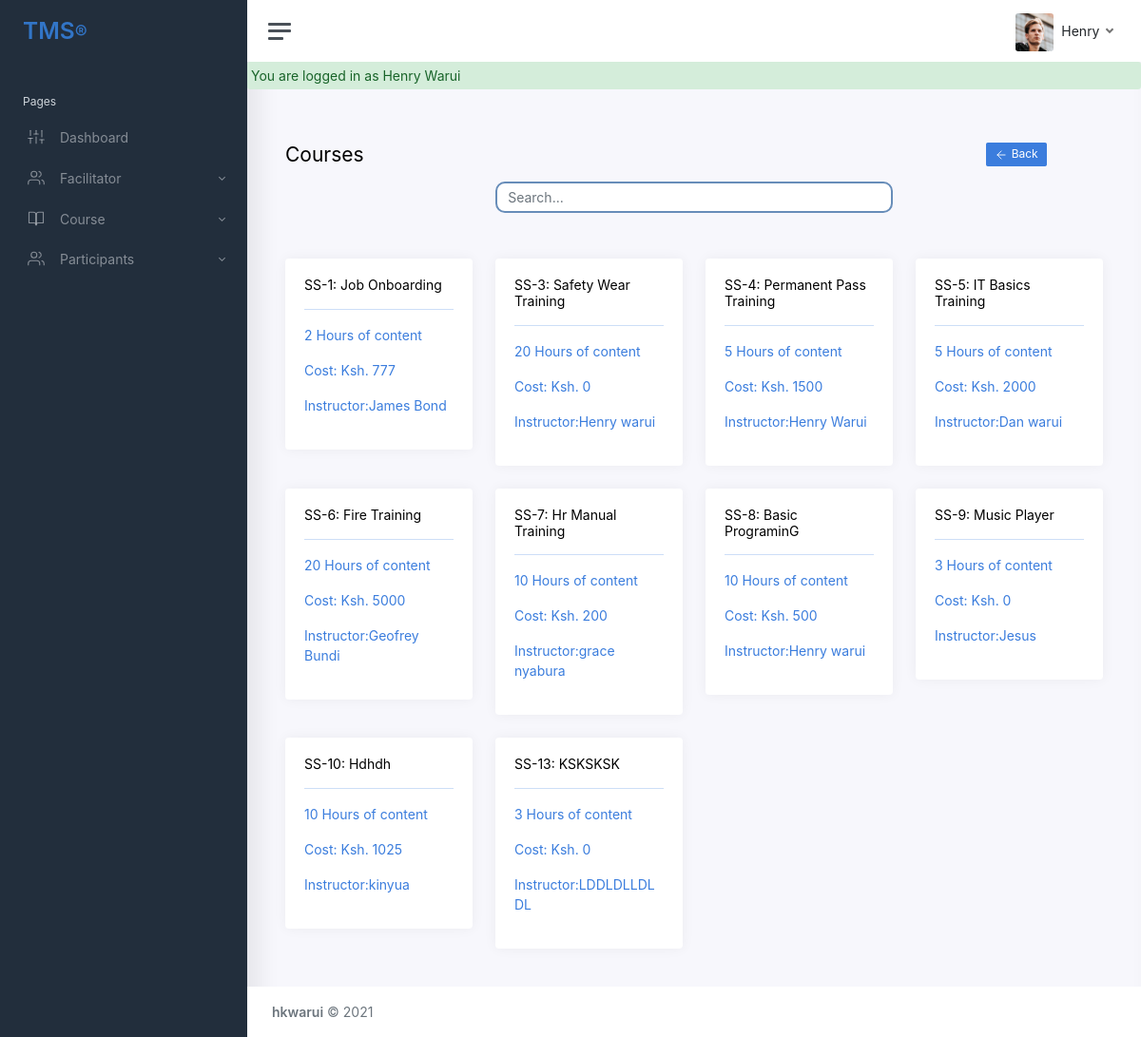
The app's page /admin/courses.php (signed in), older data.
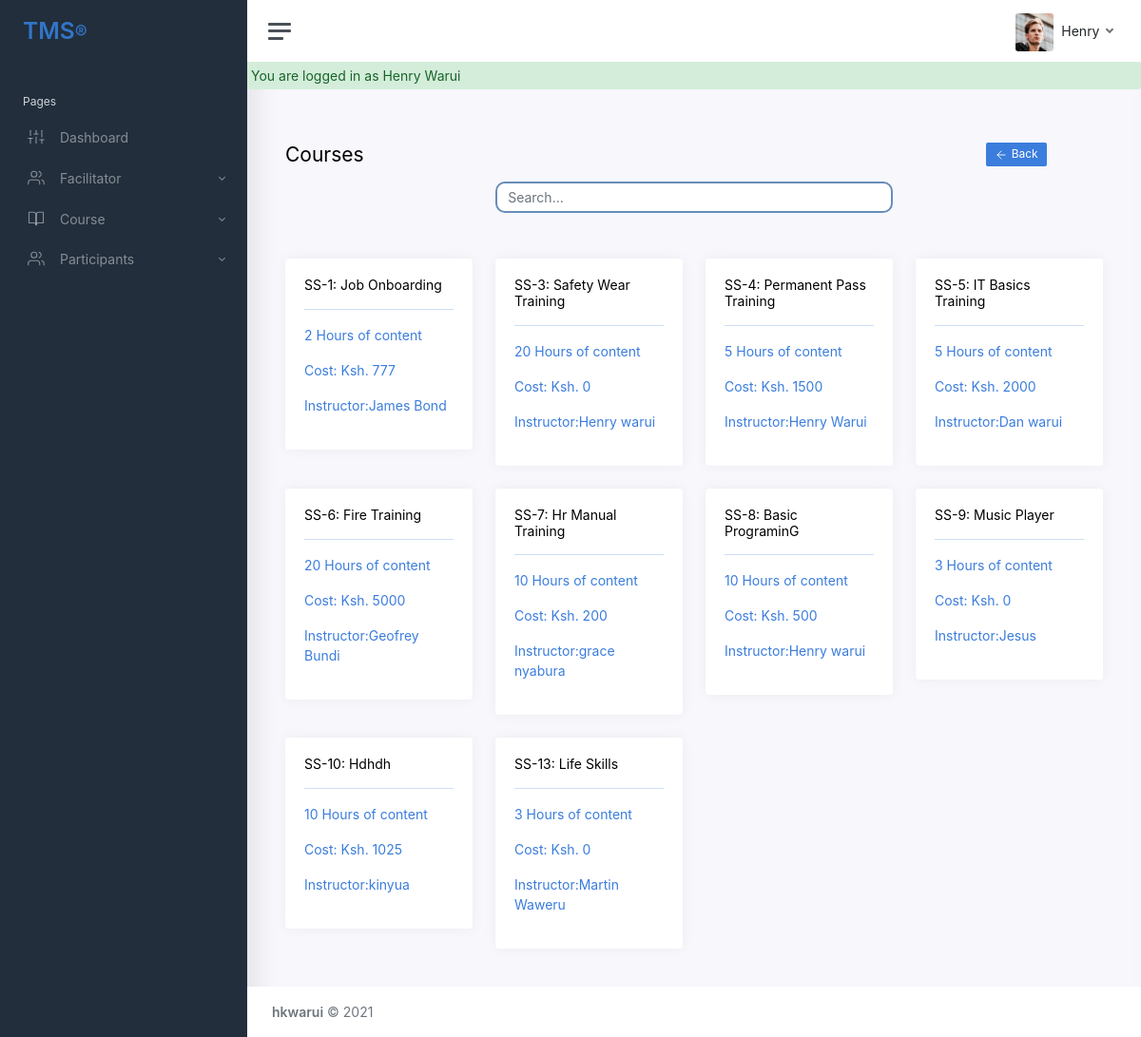
The same page, newer data.
### tables this page shows
CREATE TABLE `courses` (
  `id` int(11) NOT NULL,
  `courseName` varchar(200) NOT NULL,
  `courseId` varchar(200) NOT NULL,
  `validity` varchar(200) NOT NULL,
  `duration` varchar(200) NOT NULL,
  `cost` varchar(200) NOT NULL,
  `instructor` varchar(200) NOT NULL
);

### admin/auth.php (called while the page is built, shortened)
<?php
$username = $_SESSION['username'];
function isInstructor()
{
    if ($_SESSION['role_id'] == 1) {
        return true;
    } else {
        return false;
    }
};

### admin/courses.php (the view, shortened to what this page needs)
<?php
include_once('../includes/header.php');
require_once '../includes/db_config.php';
if (isset($_SESSION['msg'])) {
    echo '<div class="alert alert-success ml-5 p-1">';
    echo $_SESSION['msg'];
    echo "</div>";
};
?>
<main class="content">
    <div class="container-fluid p-0">
        <div class="row">
            <div class="col-10">
                <h1 class="h3 mb-3">Courses </h1>
            </div>
            <div class="col-2">
                <button class="btn btn-sm btn-primary float-right" onclick="history.go(-1)"><i class="align-middle me-1" data-feather="arrow-left"></i>Back </button></h1>
            </div>
        </div>
        <div class="row mb-5">
            <div class="col-12 col-lg-3"></div>
            <div class="col-12 col-lg-6">
                <input class="form-control search" id="searchCourse" type="text" placeholder="Search..." arial-label="Search">
            </div>
            <div class="col-12 col-lg-3"></div>
        </div>
        <div class="coursesDisplay">
            <div class="row">
                <?php
                $stm = $db->prepare("SELECT * FROM courses");
                $stm->execute();
                while ($row = $stm->fetch()) {
                ?>
                    <div class="col-12 col-lg-3">
                        <a href="viewCourse.php?id=<?php echo $row['courseId']; ?>">
                            <div class="card">
                                <div class="card-body">
                                    <h6><?php echo $row['courseId'] . ":  " . ucwords($row['courseName']); ?></h6>
                                    <hr>
                                    <p><?php echo $row['duration'] . " Hours of content" ?></p>
                                    <p>Cost:<?php echo " Ksh. " . $row['cost'] ?></p>
                                    <p>Instructor:<?php echo $row['instructor'] ?></p>
                                </div>
                            </div>
                        </a>
                    </div>
                <?php } ?>
            </div>
        </div>
    </div>
</main>
<footer class="footer">
    <div class="container-fluid">
        <div class="row text-muted">
            <div class="col-6 text-start">
                <p class="mb-0">
                    <a href="https://github.com/hkwarui" class="text-muted"><strong>hkwarui</strong></a> &copy <?php echo date('Y') . "  "; ?>
                </p>
            </div>
            <div class="col-6 text-end">
            </div>
        </div>
    </div>
</footer>
</div>
</div>
</body>
</html>

### includes/header.php (shortened to what this page needs)
<?php
require_once "../admin/auth.php";
?>
<!DOCTYPE html>
<html lang="en">
<head>
    <link href="../static/css/app.css" rel="stylesheet">
    <link rel="stylesheet" href="../static/css/style.css">
    <link rel="stylesheet" href="https://cdn.datatables.net/1.10.24/css/jquery.dataTables.min.css">
<body>
    <div class="wrapper">
        <nav id="sidebar" class="sidebar">
            <div class="sidebar-content js-simplebar">
                <a class="sidebar-brand" href="index.html">
                    <h2 class="align-middle" style="color:#3275c7;">
                        <b> TMS<small>&reg;</small></b>
                    </h2>
                </a>
                <ul class="sidebar-nav">
                    <li class="sidebar-header">
                        Pages
                    </li>
                    <?php
                    if (isInstructor()) {
                    ?>
                        <li class="sidebar-item">
                            <a class="sidebar-link" href="index.php">
                                <i class="align-middle" data-feather="sliders"></i> <span class="align-middle">Dashboard</span>
                            </a>
                        </li>
                        <li class="sidebar-item">
                            <a href="#facilitator" data-bs-toggle="collapse" class="sidebar-link collapsed">
                                <i class="align-middle" data-feather="users"></i> <span class="align-middle">Facilitator</span>
                            </a>
                        </li>
                        <li class="sidebar-item">
                            <a href="#course" data-bs-toggle="collapse" class="sidebar-link collapsed">
                                <i class="align-middle" data-feather="book-open"></i> <span class="align-middle">Course</span>
                            </a>
                        </li>
                        <li class="sidebar-item">
                            <a href="#participant" data-bs-toggle="collapse" class="sidebar-link collapsed">
                                <i class="align-middle" data-feather="users"></i> <span class="align-middle">Participants</span>
                            </a>
                        </li>
                    <?php }
                    ?>
                </ul>
            </div>
        </nav>
        <div class="main">
            <nav class="navbar navbar-expand navbar-light navbar-bg">
                <a class="sidebar-toggle d-flex">
                    <i class="hamburger align-self-center"></i>
                </a>
                <div class="navbar-collapse collapse">
                    <ul class="navbar-nav navbar-align">
                        <li class="nav-item dropdown">
                            <a class="nav-link dropdown-toggle d-none d-sm-inline-block" href="#" data-bs-toggle="dropdown">
                                <img src="../static/img/avatars/avatar.jpg" class="avatar img-fluid rounded me-1" alt="Charles Hall" /> <span class="text-dark"><?php echo ucfirst($username); ?></span>
                            </a>
                        </li>
                    </ul>
                </div>
            </nav>

### static/css/style.css (style rules this page uses)
.search { margin: 0 auto; float: none; border-radius: 10px 10px 10px 10px; border: 2px solid #678DB9; outline: none; }

Row changes from the older to the newer data that the page shows:
changed courses "SS-13": courseName "KSKSKSK" → "Life Skills"; instructor "LDDLDLLDLDL" → "Martin Waweru"
